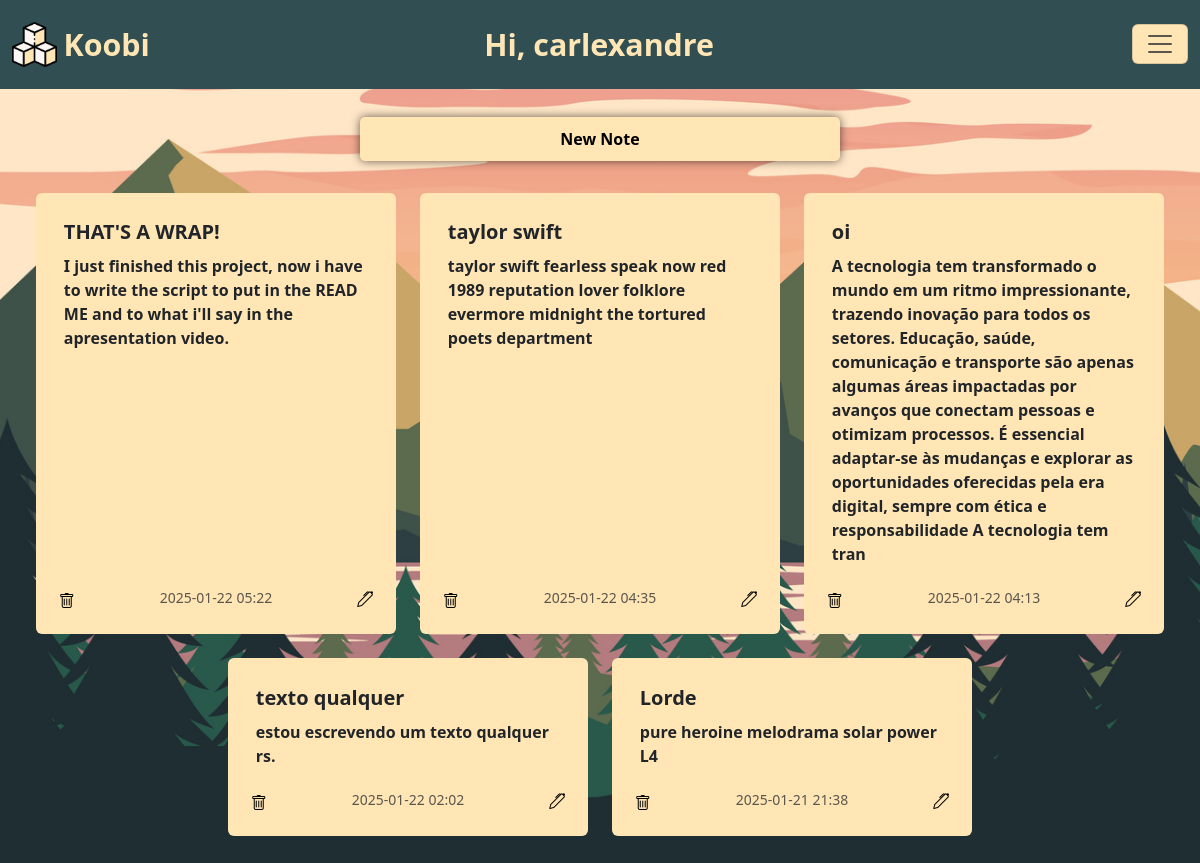
The page / (signed in) on the database its author committed.
### tables this page shows
CREATE TABLE users(
id INTEGER PRIMARY KEY AUTOINCREMENT NOT NULL,
username TEXT NOT NULL,
hash TEXT NOT NULL
);

CREATE TABLE notes(
id INTEGER PRIMARY KEY AUTOINCREMENT NOT NULL,
user_id INTEGER NOT NULL,
title TEXT,
note TEXT,
date TIMESTAMP,
FOREIGN KEY (user_id) REFERENCES users(id)
);

### app.py (the view)
@app.route("/")
@login_required
def index():
    user_id = session["user_id"]
    welcome = db.execute("SELECT username FROM users WHERE id = ?", user_id)
    db.execute("DELETE FROM notes WHERE rowid NOT IN (SELECT MIN(rowid) FROM notes GROUP BY title, note, date)")
    notes = db.execute("SELECT id, title, note, date FROM notes WHERE user_id = ? ORDER BY date DESC", user_id)
    return render_template("notes.html", welcome=welcome[0]['username'], notes=notes)

### app.py (called while the page is built)
@app.after_request
def after_request(response):
    response.headers["Cache-Control"] = "no-cache, no-store, must-revalidate"
    response.headers["Expires"] = 0
    response.headers["Pragma"] = "no-cache"
    return response

### helpers.py (called while the page is built)
def login_required(f):
    @wraps(f)
    def decorated_function(*args, **kwargs):
        if session.get("user_id") is None:
            return redirect("/login")
        return f(*args, **kwargs)
    return decorated_function

### templates/notes.html (shortened to what this page needs)
{% extends "layout.html" %}
{% block main %}
<div class="bodynotes">
    <div class="novanota">
        <a href="/newnote"><button class="add-note">New Note</button></a>
    </div>
    <div id="notes-container">
        {% for note in notes %}
            {% set id = note["id"] %}
            <div class="each-note" id = "{{ id }}">
                <div class="card text-center">
                    <div class="card-body">
                        <h5 class="card-title" data-title="{{ id }}"><b>{{ note["title"] }}</b></h5>
                        <p class="card-text">{{ note["note"] }}</p>
                    </div>
                    <div id="headercard">
                        <button class="buttondelete" data-id="{{ id }}"><i class="bi bi-trash"></i></button>
                        <p class="text-card"><small class="text-muted">{{ note["date"][0:16] }}</small></p>
                        <a id="link" href="{{ url_for('edit', nota_id=id) }}"><button><i class="bi bi-pen"></i></button></a>
                    </div>
                </div>
            </div>
        {% endfor %}
    </div>
</div>
{% endblock %}

### templates/layout.html (shortened to what this page needs)
<!doctype html>
<html lang="en">
  <head>
    <link href="https://cdn.jsdelivr.net/npm/bootstrap@5.3.3/dist/css/bootstrap.min.css" rel="stylesheet">
    <link href="/static/styles.css" rel="stylesheet">
    <link href='https://unpkg.com/boxicons@2.1.4/css/boxicons.min.css' rel='stylesheet'>
    <link rel="stylesheet" href="https://cdn.jsdelivr.net/npm/bootstrap-icons@1.11.3/font/bootstrap-icons.min.css">
  </head>
  <body>
    <nav class="navbar navbar-default custom py-3" style="background-color:#314e52;">
        <div class="container-fluid">
            <a class="navbar-brand" href="/">
                <img src="{{ url_for('static', filename='cubos-de-acucar.png') }}" alt="Logo" width="45" height="45" class="d-inline-block align-text-top">
                <b class="align-text-top">Koobi</b>
            </a>
            {% if session["user_id"] %}
                <h2 id="welcome"><b>Hi, {{ welcome }}</b></h2>
            {% endif %}
            <button class="navbar-toggler" type="button" data-bs-toggle="offcanvas" data-bs-target="#offcanvasNavbar" aria-controls="offcanvasNavbar" aria-label="Toggle navigation" style="background-color: #ffe6b4;">
                <span class="navbar-toggler-icon"></span>
            </button>
        </div>
    </nav>
    <main>
        {% block main %}{% endblock %}
    </main>
  </body>
</html>

### static/styles.css (style rules this page uses)
.navbar-brand b { font-size: 1.9rem; padding-left: 1%; transition: 0.15s; color: #ffe6b4; }
* { margin: 0; padding: 0; box-sizing: border-box; }
body { background: url(/static/3443490.jpg); min-height: 100vh; background-size: cover; background-position: top; }
.novanota { width: 100%; height: 10%; padding-top: 1%; text-align: center; }
.novanota { width: 40vw; margin: 1rem auto 0; text-align: center; }
.novanota button { padding: 10px; border-radius: 5px; width: 100%; font-weight: bolder; background-color: #ffe6b4; box-shadow: 0 0 10px rgba(0, 0, 0, .6); border: None; transition: 0.15s ease-in-out; }
#welcome { font-size: 1.9rem; padding-left: 1%; color: #ffe6b4; margin-top: 10px; margin-right: 110px; }
#notes-container { display: flex; flex-wrap: wrap; justify-content: center; padding: 2rem; gap: 1.5rem; }
a { text-decoration: none; }
.card { width: 30vw; display: flex; flex-direction: column; padding: 0.8rem; background-color: #ffe6b4; border: none; box-shadow: rgba(0, 0, 0, .6); position: relative; height: 100%; }
#headercard { display: flex; justify-content: space-between; }
#headercard button { padding: 6px; border: none; margin-right: 0.25rem; margin-left: 0.25rem; color:#000; background-color: #ffe6b4; border-radius: 5px; margin-top: 0; }
.card-text { margin: 10px 0; font-weight: 600; word-wrap: break-word; overflow-wrap: break-word; }
.text-card { transform: translateY(15%); }
.card-body { padding: 15px; text-align: left; }

### rows shown on the page
users: username "carlexandre"
notes: title "THAT'S A WRAP!", note "I just finished this project, now i have to write the script to put in the READ ME and to what i'll say in the apresentation video.", date "2025-01-22 05:22"
notes: title "taylor swift", note "taylor swift fearless speak now red 1989 reputation lover folklore evermore midnight the tortured poets department", date "2025-01-22 04:35"
notes: title "oi", note "A tecnologia tem transformado o mundo em um ritmo impressionante, trazendo inovação para todos os setores. Educação, saúde, comunicação e transporte são apenas algumas áreas impactadas por avanços que conectam pessoas e otimizam processos. É essencial adaptar-se às mudanças e explorar as oportunidades oferecidas pela era digital, sempre com ética e responsabilidade A tecnologia tem tran", date "2025-01-22 04:13"
notes: title "texto qualquer", note "estou escrevendo um texto qualquer rs.", date "2025-01-22 02:02"
notes: title "Lorde", note "pure heroine melodrama solar power L4", date "2025-01-21 21:38"
